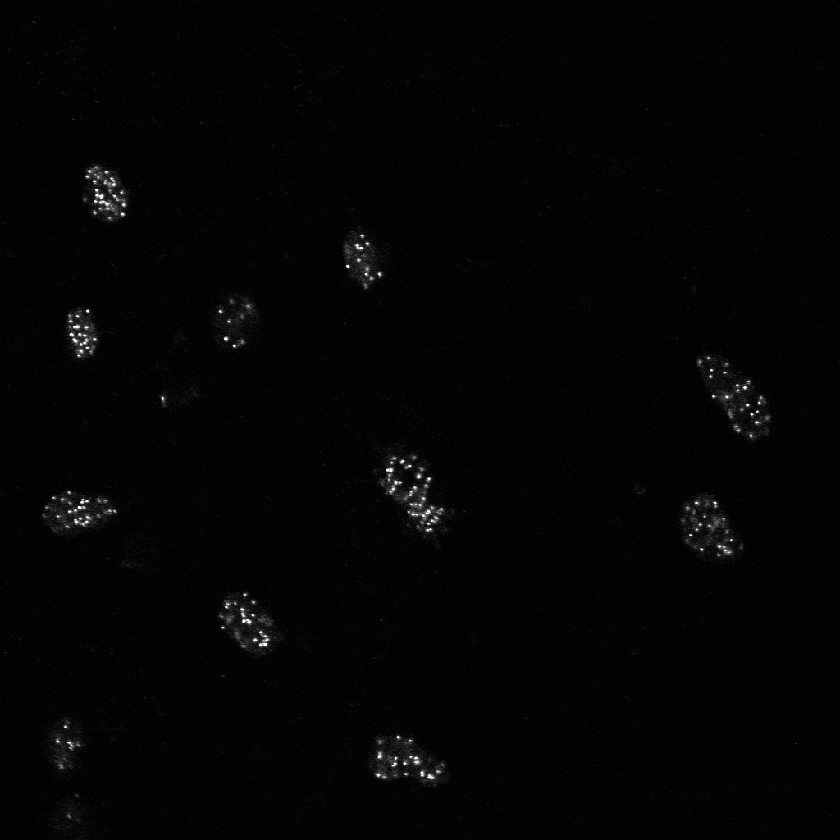
#> input picture Chromosomes-green.tif, 840 x 840 px, shrunk from 1024 x 1024 before the run
$ jupyter execute chromosomes_counting.ipynb
#> lines starting #> are read from the running program, lines starting #| are printed output that depends on the picture
# Project 3 : Chromosomes counting

Clémence ARDANT, Anthony JOURNY

## Dependancies and settings

[cell 1]
import matplotlib.pyplot as plt
from matplotlib.colors import LinearSegmentedColormap
import numpy as np
from skimage import filters, segmentation, feature
from skimage.morphology import disk
from sklearn.cluster import KMeans

[cell 2]
cdict1 = {
    'red': (
        (0.0, 0.0, 0.0),
        (1.0, 0.0, 0.0),
    ),
    'green': (
        (0.0, 0.0, 0.0),
        (1.0, 1.0, 0.0),
    ),
    'blue': (
        (0.0, 0.0, 0.0),
        (1.0, 0.0, 0.0),
    )
}

green_black = LinearSegmentedColormap('GreenBlack', cdict1)

cdict2 = {
    'red': (
        (0.0, 0.0, 0.0),
        (1.0, 0.0, 0.0),
    ),
    'green': (
        (0.0, 0.0, 0.0),
        (1.0, 0.0, 0.0),
    ),
    'blue': (
        (0.0, 0.0, 0.0),
        (1.0, 1.0, 0.0),
    )
}

blue_black = LinearSegmentedColormap('BlueBlack', cdict2)

## Data import

[cell 3]
chromatin_green = plt.imread("Chromosomes-green.tif")
#> chromatin_green is the input picture: shape (840, 840) uint16; min 32, max 65520, mean 1212.3
DAPI_blue = plt.imread("Chromosomes-blue.tif")
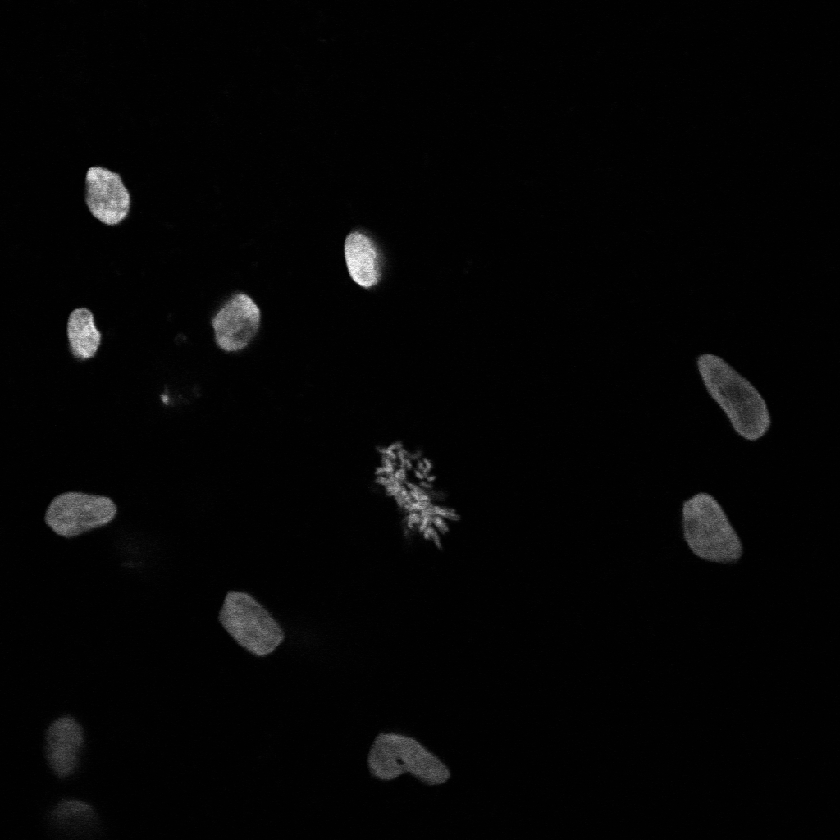
#> input picture Chromosomes-blue.tif, 840 x 840 px, shrunk from 1024 x 1024 before the run
#> DAPI_blue is the input picture: shape (840, 840) uint16; min 0, max 65520, mean 1395.4

fig, axs = plt.subplots(1, 2, figsize=(9, 3))

_ = axs[0].imshow(chromatin_green, cmap=green_black)
_ = axs[1].imshow(DAPI_blue, cmap=blue_black)
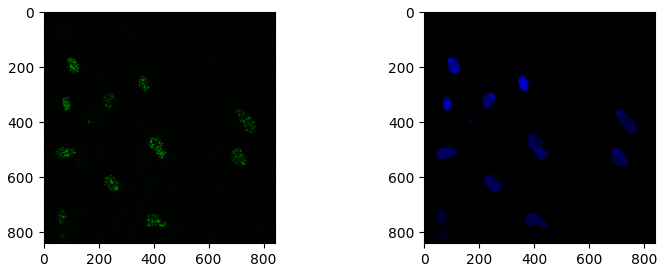
#> figure drawn by matplotlib, 2 panels

## Data Exploration

[cell 4]
#Verifications images:
print("chromatin_green: ", chromatin_green.shape, chromatin_green.dtype, chromatin_green.min(), chromatin_green.max())
#| chromatin_green:  (840, 840) uint16 32 65520
print("DAPI_blue: ", DAPI_blue.shape, DAPI_blue.dtype, DAPI_blue.min(), DAPI_blue.max())
#| DAPI_blue:  (840, 840) uint16 0 65520

[cell 5]
fig, axs = plt.subplots(1, 2, figsize=(9, 3))
_ = axs[0].hist(chromatin_green.flatten(), bins=255, log=False)
_ = axs[1].hist(chromatin_green.flatten(), bins=255, log=True)
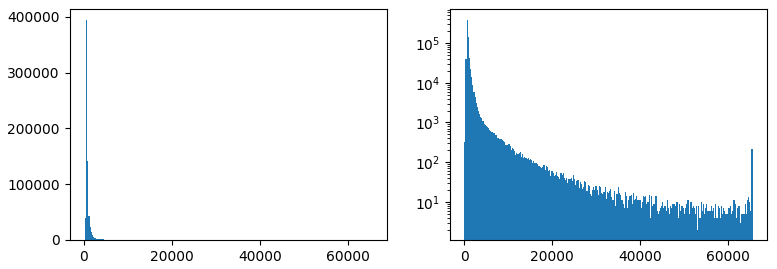
#> figure drawn by matplotlib, 2 panels; panel 1: tallest bar 394132 high, from x = 545.6 to 802.4; panel 2: tallest bar 394132 high, from x = 545.6 to 802.4

[cell 6]
fig, axs = plt.subplots(1, 2, figsize=(9, 3))
_ = axs[0].hist(DAPI_blue.flatten(), bins=255, log=False)
_ = axs[1].hist(DAPI_blue.flatten(), bins=255, log=True)
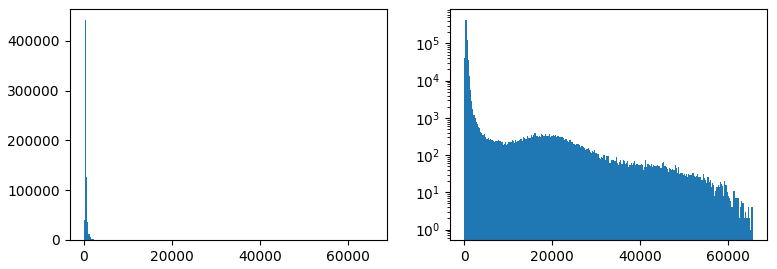
#> figure drawn by matplotlib, 2 panels; panel 1: tallest bar 441616 high, from x = 256.9 to 513.9; panel 2: tallest bar 441616 high, from x = 256.9 to 513.9

[cell 7]
chromatin_green_scaled = np.around(chromatin_green.copy() / chromatin_green.max() * 255).astype(np.int64)
print(chromatin_green_scaled)
#> (printed output is left out)
_ = plt.hist(chromatin_green_scaled.flatten(), bins=255, log=True)
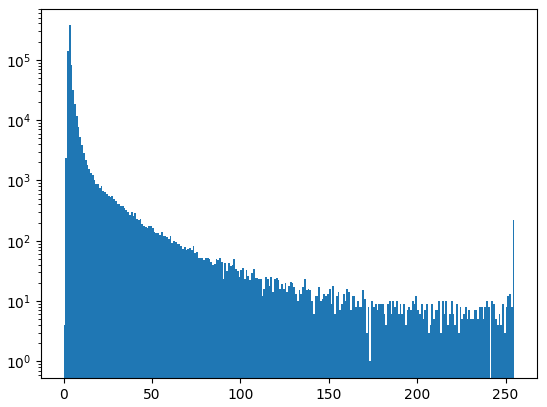
#> figure drawn by matplotlib, 1 panel; tallest bar 371953 high, from x = 3 to 4

[cell 8]
otsu_threshold = filters.threshold_otsu(chromatin_green_scaled)
#> otsu_threshold = 63
print(otsu_threshold)
#| 63
green_otsu = np.clip(chromatin_green_scaled.copy(), otsu_threshold, 255)
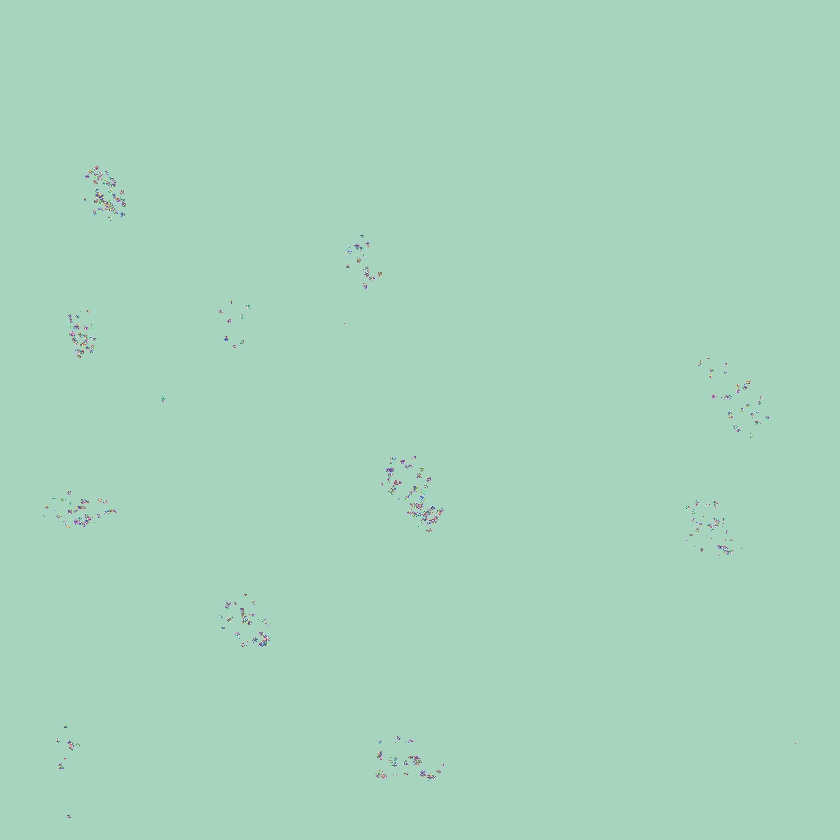
#> green_otsu: shape (840, 840) int64; 192 distinct labels, from 63 to 255; one colour per label, 0 black

fig, axs = plt.subplots(1, 2, figsize=(9, 3))
_ = axs[0].imshow(chromatin_green_scaled, cmap = green_black)
_ = axs[1].imshow(green_otsu, cmap = green_black)

[cell 9]
n_cluster = 2
X = green_otsu.reshape((-1,1))    # reshape
k_means_green = KMeans(n_cluster) # apply kmeans
k_means_green.fit(X)

X_clustered_green = k_means_green.labels_                     # extract labels for each pixel
X_clustered_green = X_clustered_green.reshape(green_otsu.shape)   # reshape
_ = plt.imshow(X_clustered_green, cmap = green_black)
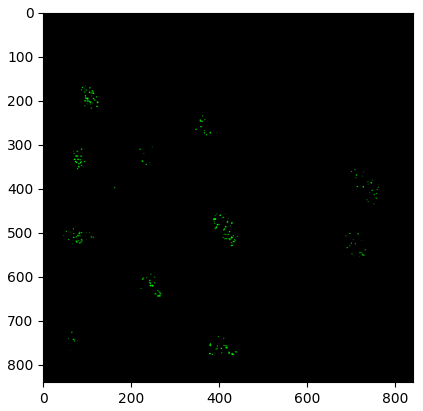
#> figure drawn by matplotlib, 1 panel
